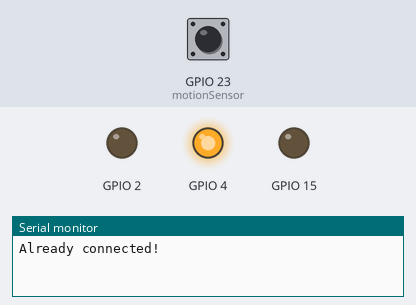
The program below on a simulated ESP32. Shown: output pins drawn as LEDs (lit = HIGH), the last lines printed to the serial monitor. Dashed ring = blinking. The inputs (shaded band) are chosen by the test bench; at power-on: GPIO 23 (motionSensor) HIGH. WiFi joins after 1.5 s; servers stay silent unless stated.

Above: at 1.6 s.
At 4.3 s:
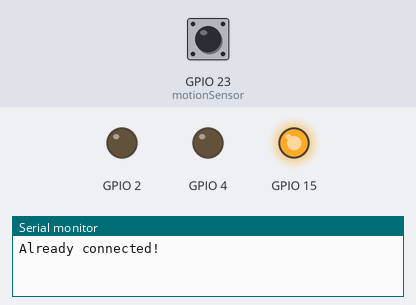
4.4 s: GPIO 23 (motionSensor) pulsed LOW 2 times (0.12 s each, 0.3 s apart)
At 5.57 s:
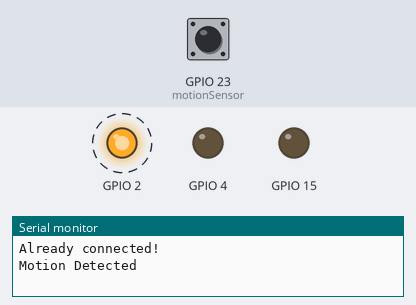
Timing chart, 0 to 7.6 s (numbered marks = the images above; inputs shaded):
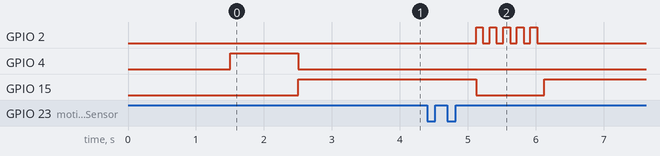

Measured:
- after the input at 4.4 s, GPIO 2: alternates HIGH for 0.10 s and LOW for 0.10 s, 10 changes in all, then stays LOW, starting after 0.72 s; GPIO 15: HIGH → LOW after 0.72 s, → HIGH 1.0 s later

The program:

main.cpp
```cpp
#include <WiFi.h>
#include <WiFiClientSecure.h>
#include <DNSServer.h>
#include <WebServer.h>
#include <UniversalTelegramBot.h>
#include <ArduinoJson.h>
#include <WiFiManager.h>
/*
#include <Keypad.h>

const byte ROWS = 4;
const byte COLS = 4;
char keys[ROWS][COLS] = {
  {'1', '2', '3', 'A'},
  {'4', '5', '6', 'B'},
  {'7', '8', '9', 'C'},
  {'*', '0', '#', 'D'}
};
byte rowPins[ROWS] = {14, 27, 26, 25};
byte colPins[COLS] = {33, 32, 35, 32};

Keypad kpd = Keypad( makeKeymap(keys), rowPins, colPins, ROWS, COLS);

unsigned long loopCount;
unsigned long startTime;
String msg;
*/
// Replace with your network credentials
//const char* ssid = "SJ Wifi #27@unifi";
//const char* password = "SJfreewifi2023";

// Initialize Telegram BOT
#define BOTtoken "7323854577:AAGJfewY7Eb0pknO1BTAQ2vdo-YETaCj5nM"  // your Bot Token (Get from Botfather)

// Use @myidbot to find out the chat ID of an individual or a group
// Also note that you need to click "start" on a bot before it can
// message you
#define CHAT_ID "1823422500"
#define CHAT_IDG1 "-1002190410847" //shahril
//#define CHAT_ID1 "62086994" //cg saiful
//#define CHAT_ID2 "5189525146" //adi

WiFiClientSecure client;
UniversalTelegramBot bot(BOTtoken, client);

const int motionSensor = 23; // PIR Motion Sensor
bool motionDetected = false;

// Indicates when motion is detected
void IRAM_ATTR detectsMovement() {
  //Serial.println("MOTION DETECTED!!!");
  motionDetected = true;
}

void setup() {
  Serial.begin(115200);
  /*
  loopCount = 0;
  startTime = millis();
  msg = "";
  */
  pinMode(2, OUTPUT);
  pinMode(15, OUTPUT);
  pinMode(4, OUTPUT);
  /* Merah = 2
     Hijau = 15
     Biru = 4*/


  WiFiManager wm;
  bool res;
  res = wm.autoConnect("SJ Legacy ESP32 Free WiFi!","password");
  if(!res) {
        Serial.println("Failed to connect");

  }
  else {
    Serial.println("Already connected!");
    digitalWrite(2 ,false);
    digitalWrite(15, false);
    digitalWrite(4, true);
    delay(1000);
    digitalWrite(4, false);
    digitalWrite(15, true);
  }

  // PIR Motion Sensor mode INPUT_PULLUP
  pinMode(motionSensor, INPUT_PULLUP);
  // Set motionSensor pin as interrupt, assign interrupt function and set RISING mode
  attachInterrupt(digitalPinToInterrupt(motionSensor), detectsMovement, RISING);

  // Attempt to connect to Wifi network:
  //Serial.print("Connecting Wifi: ");
  //Serial.println(ssid);

  //WiFi.mode(WIFI_STA);
  //WiFi.begin(ssid, password);
  client.setCACert(TELEGRAM_CERTIFICATE_ROOT); // Add root certificate for api.telegram.org

  //while (WiFi.status() != WL_CONNECTED) {
    //Serial.print(".");
    //delay(500);
  //}

  //Serial.println("");
  //Serial.println("WiFi connected");
  //Serial.print("IP address: ");
  //Serial.println(WiFi.localIP());

  bot.sendMessage(CHAT_ID, "STASEC started up", "");
  bot.sendMessage(CHAT_IDG1, "STASEC started up", "");
  digitalWrite(15, true);
}

void loop() {
  if(motionDetected){
    bot.sendMessage(CHAT_ID, "Motion detected!!", "");
    bot.sendMessage(CHAT_IDG1, "Motion detected!!", "");
    Serial.println("Motion Detected");
    motionDetected = false;
    digitalWrite(15, false);
    for (int i = 0; i < 5; i++) {
      digitalWrite(2, true);
      delay(100);
      digitalWrite(2, false);
      delay(100);
    }
    digitalWrite(15, true);
  }

  /*
  if (kpd.getKeys())
  {
    for (int i=0; i<LIST_MAX; i++)
    {
      if (kpd.key[i].stateChanged)
      {
        switch (kpd.key[i].kstate) {
          case PRESSED:
          msg = "PRESSED.";
        break;
          case HOLD:
          msg = "HOLD.";
        break;
          case RELEASED:
          msg = "RELEASED.";
        break;
          case IDLE:
          msg = "IDLE.";
        }
        Serial.print("KEY ");
        Serial.print(kpd.key[i].kchar);
        Serial.println(msg);
      }
    }
  }*/
}
```
